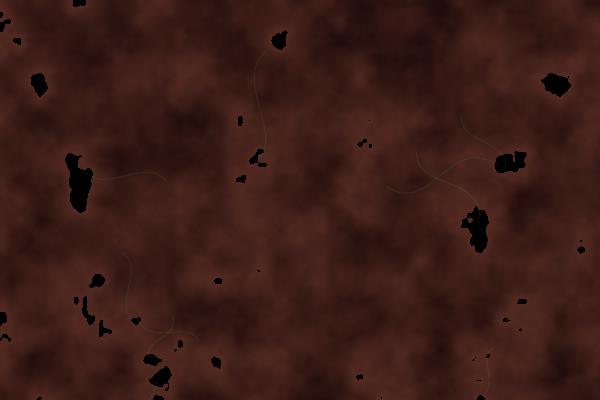
Frame 1 (no input)
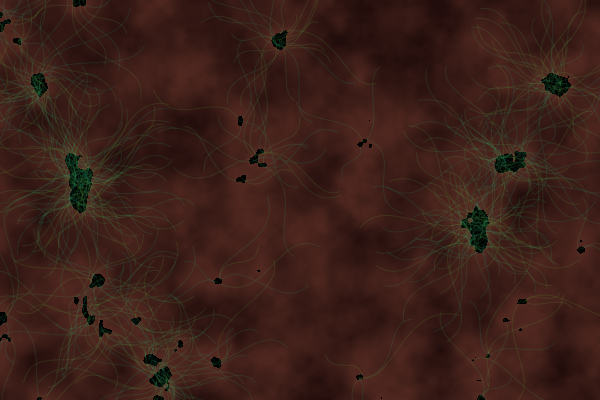
Frame 60 (the mouse pressed at the canvas centre just before this capture)
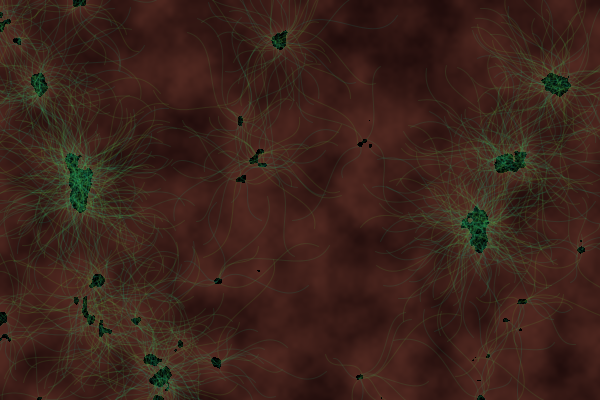
Frame 120 (the mouse held since frame 60 and released just before this capture)

The Processing sketch that drew these frames (run headless with seeded random() and noise(); from frame 60 on, the mouse is pressed at the canvas centre):

// Processing sketch: grass01
// ── grass01.pde
boolean GrowMap[][];        // true if we can grow at that x,y
float GrowThreshold = 0.7;  // grow in land over this value

void setup() {
   size(600, 400);
   createGround();
   noStroke();
}

void draw() {
   int bladesPerFrame = 10;
   for (int i=0; i<bladesPerFrame; i++) {
      drawOneBlade();
   }
}

// draw the dirty ground and initialize the grow map
void createGround() {
   GrowMap = new boolean[height][width];
   background(0, 0, 0);
   color darkBrown = color(23, 7, 7);
   color lightBrown = color(82, 41, 33);
   loadPixels();
   for (int y=0; y<height; y++) {
      for (int x=0; x<width; x++) {
         if (!GrowMap[y][x]) {
            float t = noise(x*.025, y*.025);
            if (t > GrowThreshold) {
               GrowMap[y][x] = true;
               pixels[(y*width)+x] = color(0);
            } else {
               GrowMap[y][x] = false;
               float a = norm(t, 0, GrowThreshold);
               color pColor = lerpColor(darkBrown, lightBrown, a);
               pixels[(y*width)+x] = pColor;
            } 
         }
      }
   }
   updatePixels();
}

void drawOneBlade() {
   color greenish = color(109, 204,  55, 32);
   color blueish  = color(  9, 178, 150, 32);
   PVector seed = new PVector(0, 0);

   // find a place to start this blade
   boolean foundSeed = false;
   while (!foundSeed) {
      seed.x = int(random(0, width));
      seed.y = int(random(0, height));
      if (GrowMap[int(seed.y)][int(seed.x)]) foundSeed = true;
   }

	float blerp = random(0,1);
	float bladeLength = random(width/20, width/5);
	float bladeAngle = random(0, TWO_PI);
	PVector tip = new PVector(seed.x + (bladeLength * cos(bladeAngle)),
							  seed.y + (bladeLength * sin(bladeAngle)));


   // find points pA and pB along the length of the blade
   float aPercent = random(0.2, 0.4);
   float bPercent = random(0.6, 0.8);
   PVector pA = new PVector(lerp(seed.x, tip.x, aPercent), lerp(seed.y, tip.y, aPercent));
   PVector pB = new PVector(lerp(seed.x, tip.x, bPercent), lerp(seed.y, tip.y, bPercent));

   // find the vector perpendicular to the blade
   PVector tipMinusSeed = new PVector(tip.x-seed.x, tip.y-seed.y);
   PVector perp = new PVector(-tipMinusSeed.y, tipMinusSeed.x); // counter-clockwise
   if (random(1000) > 500) { perp.x *= -1;  perp.y *= -1; }     // clockwise
   perp.normalize();

   // add some of that perpendicular to pA and pB to get c1 and c2
   PVector c1 = new PVector(pA.x+((aPercent*bladeLength)*perp.x), 
                            pA.y+((aPercent*bladeLength)*perp.y));

   PVector c2 = new PVector(pB.x-(((1-bPercent)*bladeLength)*perp.x), 
                            pB.y-(((1-bPercent)*bladeLength)*perp.y));

   // pick a color and draw the blade
   color clr = lerpColor(greenish, blueish, random(0, 1));

   noFill();
   stroke(clr);
   bezier(seed.x, seed.y, c1.x, c1.y, c2.x, c2.y, tip.x, tip.y);
}
